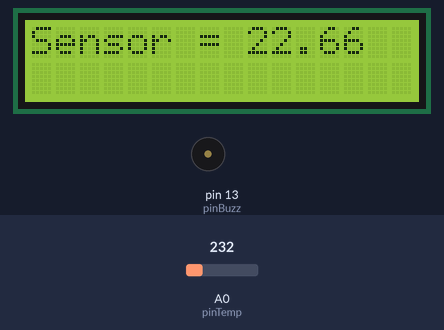
A sketch run on a simulated Arduino Uno, built with avr-gcc and run on an emulated ATmega328P. Shown: 16×2 character LCD, buzzer (waves = sounding, pin HIGH). The inputs (shaded band) are chosen by the test bench; at power-on: A0 (pinTemp) = 232. What the sketch prints to the serial monitor is not drawn.

Above: at 1.2 s.
1.3 s: A0 (pinTemp) set to 294
At 3.2 s:
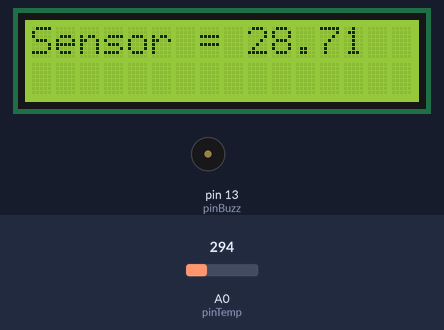
3.6 s: A0 (pinTemp) set to 319
At 4.6 s:
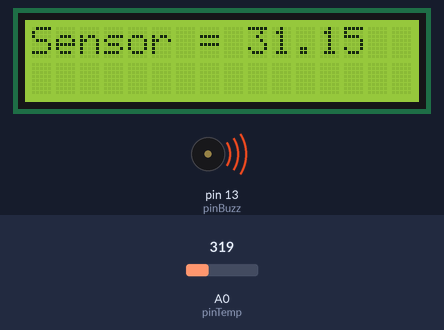
5.6 s: A0 (pinTemp) set to 336
At 7.2 s:
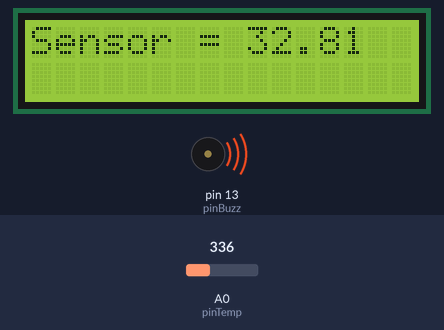
Timing chart, 0 to 8.7 s (numbered marks = the images above; inputs shaded):
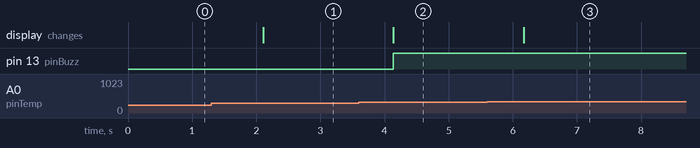

Measured:
- the behaviour switches between 307 and 308 on A0 (pinTemp) (found by bisection; images 1 and 2)
- after the input at 1.3 s, the display: changes after 0.81 s (image 1)
- after the input at 3.6 s, pin 13 (pinBuzz): LOW → HIGH after 0.54 s; the display: changes after 0.54 s (image 2)
- after the input at 5.6 s, the display: changes after 0.57 s (image 3)

The sketch:

tp1-2.ino
```cpp
#include <LiquidCrystal_I2C.h>
LiquidCrystal_I2C lcd(0x3f,16,2);  // set the LCD address to 0x27 for a 16 chars and 2 line display

const int pinTemp = A0;
const int pinBuzz = 13;

void setup() {
  lcd.init();                      // initialize the lcd
  lcd.backlight();
  Serial.begin(115200);
  analogReference(INTERNAL);
  pinMode(pinBuzz, OUTPUT);
}
void loop() { // put your main code here, to run repeatedly:
  float sensorValue = analogRead(pinTemp);
  float temp = sensorValue/1024*100;
  lcd.setCursor(0,0);
  lcd.print("Sensor = ");lcd.print(temp);
  Serial.print("Sensor = ");Serial.println(sensorValue);
  if (temp > 30.0) {
    digitalWrite(pinBuzz, HIGH);
  } else {
    digitalWrite(pinBuzz, LOW);
  }
  delay(1000);
}
```
